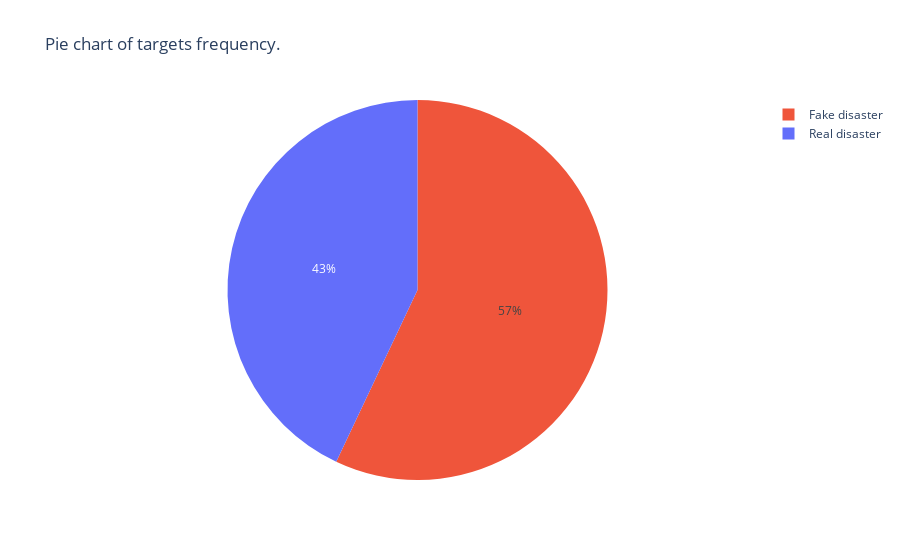

Notebook source saved alongside this figure:
### Markdown cell above
## 1. Display the frequency of targets.

### Code cell
# Analyse the frequence of veridict tweets.
# 0: Fake disaster, 1: Reak disaster
target_frequence = list(train["target"].value_counts())

# Display pie chart of the targets frequency.
pie_target = go.Figure(data=go.Pie(labels=["Fake disaster", "Real disaster"],
                                   values=target_frequence,
                                   marker_colors=["EF553B", "#636EFA"]))
pie_target.update_layout(title="Pie chart of targets frequency.")
pie_target.show()

r_disaster = target_frequence[1]/sum(target_frequence)
print("Real disaster represent (target: 1) {:.0%} of tweets.".format(r_disaster))

### Figure 1 — Plotly figure (JSON) as saved in the notebook; plotly's stock layout.template omitted (floating-point values rounded to 4 significant figures)
{"data": [{"labels": ["Fake disaster", "Real disaster"], "marker": {"colors": ["EF553B", "#636EFA"]}, "type": "pie", "values": [4342, 3271]}], "layout": {"title": {"text": "Pie chart of targets frequency."}}}
